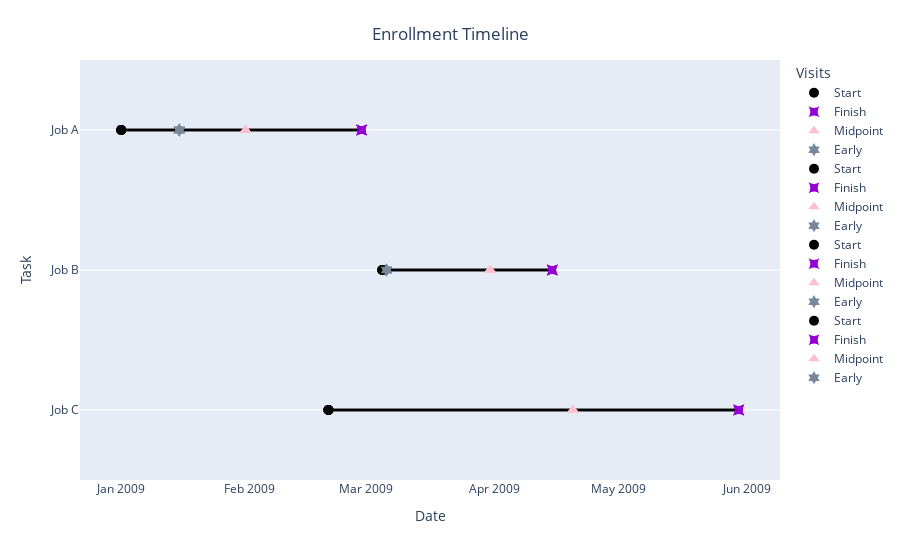

This figure's notebook cell:
### Code cell
# list tasks from top --> bottom
# show y grid lines
fig.update_yaxes(
    autorange="reversed",
    showgrid=True
)

# hide x grid line
fig.update_xaxes(
    showgrid=False
)

# add title, axis titles, legend title
fig.update_layout(
    title={
        'text': 'Enrollment Timeline',
        'x': 0.5,
        'y': 0.95,
        'xanchor': 'center',
        'yanchor': 'top'
      },
    xaxis_title={
        'text': 'Date',
#         'font': '',
#         'standoff': ''
            },
    yaxis_title={
        'text': 'Task',
#         'font': '',
#         'standoff': ''  
            },
    legend={
        'title': {
            'text':'Visits'
        }
    },
#     legend_title="Visits",
    showlegend=True
)

# fig.update_layout(hovermode='x unified')

fig.show()

### Figure 1 — Plotly figure (JSON) as saved in the notebook; plotly's stock layout.template omitted (floating-point values rounded to 4 significant figures)
{"data": [{"alignmentgroup": "True", "base": ["2009-01-01T00:00:00", "2009-03-05T00:00:00", "2009-02-20T00:00:00"], "customdata": [[58], [41], [99]], "hovertemplate": "Duration: %{text} days", "legendgroup": "", "marker": {"color": "black"}, "name": "", "offsetgroup": "", "orientation": "h", "showlegend": false, "text": [58, 41, 99], "textposition": "auto", "type": "bar", "width": 0.025, "x": [5011200000, 3542400000, 8553600000], "xaxis": "x", "y": ["Job A", "Job B", "Job C"], "yaxis": "y"}, {"hovertemplate": "%{text}: %{x}<extra></extra>", "marker": {"color": "black", "size": 10, "symbol": "circle"}, "mode": "markers", "name": "Start", "text": ["Start"], "type": "scatter", "x": ["2009-01-01T00:00:00", "2009-03-05T00:00:00", "2009-02-20T00:00:00"], "y": ["Job A", "Job B", "Job C"]}, {"hovertemplate": "%{text}: %{x}<extra></extra>", "marker": {"color": "darkviolet", "size": 10, "symbol": "star-square"}, "mode": "markers", "name": "Finish", "text": ["Finish"], "type": "scatter", "x": ["2009-02-28T00:00:00", "2009-04-15T00:00:00", "2009-05-30T00:00:00"], "y": ["Job A", "Job B", "Job C"]}, {"hovertemplate": "%{text}: %{x}<extra></extra>", "marker": {"color": "pink", "size": 10, "symbol": "triangle-up"}, "mode": "markers", "name": "Midpoint", "text": ["Midpoint"], "type": "scatter", "x": ["2009-01-31T00:00:00", "2009-03-31T00:00:00", "2009-04-20T00:00:00"], "y": ["Job A", "Job B", "Job C"]}, {"hovertemplate": "%{text}: %{x}<extra></extra>", "marker": {"color": "lightslategrey", "size": 10, "symbol": "hexagram"}, "mode": "markers", "name": "Early", "text": ["Early"], "type": "scatter", "x": ["2009-01-15T00:00:00", "2009-03-06T00:00:00", null], "y": ["Job A", "Job B", "Job C"]}, {"hovertemplate": "%Start: %<extra></extra>", "marker": {"color": "black", "size": 10, "symbol": "circle"}, "mode": "markers", "name": "Start", "type": "scatter", "x": ["2009-01-01T00:00:00", "2009-03-05T00:00:00", "2009-02-20T00:00:00"], "y": ["Job A", "Job B", "Job C"]}, {"hovertemplate": "%Finish: %<extra></extra>", "marker": {"color": "darkviolet", "size": 10, "symbol": "star-square"}, "mode": "markers", "name": "Finish", "type": "scatter", "x": ["2009-02-28T00:00:00", "2009-04-15T00:00:00", "2009-05-30T00:00:00"], "y": ["Job A", "Job B", "Job C"]}, {"hovertemplate": "%Midpoint: %<extra></extra>", "marker": {"color": "pink", "size": 10, "symbol": "triangle-up"}, "mode": "markers", "name": "Midpoint", "type": "scatter", "x": ["2009-01-31T00:00:00", "2009-03-31T00:00:00", "2009-04-20T00:00:00"], "y": ["Job A", "Job B", "Job C"]}, {"hovertemplate": "%Early: %<extra></extra>", "marker": {"color": "lightslategrey", "size": 10, "symbol": "hexagram"}, "mode": "markers", "name": "Early", "type": "scatter", "x": ["2009-01-15T00:00:00", "2009-03-06T00:00:00", null], "y": ["Job A", "Job B", "Job C"]}, {"hovertemplate": "%Start: %{x}<extra></extra>", "marker": {"color": "black", "size": 10, "symbol": "circle"}, "mode": "markers", "name": "Start", "type": "scatter", "x": ["2009-01-01T00:00:00", "2009-03-05T00:00:00", "2009-02-20T00:00:00"], "y": ["Job A", "Job B", "Job C"]}, {"hovertemplate": "%Finish: %{x}<extra></extra>", "marker": {"color": "darkviolet", "size": 10, "symbol": "star-square"}, "mode": "markers", "name": "Finish", "type": "scatter", "x": ["2009-02-28T00:00:00", "2009-04-15T00:00:00", "2009-05-30T00:00:00"], "y": ["Job A", "Job B", "Job C"]}, {"hovertemplate": "%Midpoint: %{x}<extra></extra>", "marker": {"color": "pink", "size": 10, "symbol": "triangle-up"}, "mode": "markers", "name": "Midpoint", "type": "scatter", "x": ["2009-01-31T00:00:00", "2009-03-31T00:00:00", "2009-04-20T00:00:00"], "y": ["Job A", "Job B", "Job C"]}, {"hovertemplate": "%Early: %{x}<extra></extra>", "marker": {"color": "lightslategrey", "size": 10, "symbol": "hexagram"}, "mode": "markers", "name": "Early", "type": "scatter", "x": ["2009-01-15T00:00:00", "2009-03-06T00:00:00", null], "y": ["Job A", "Job B", "Job C"]}, {"hovertemplate": "Start: %{x}<extra></extra>", "marker": {"color": "black", "size": 10, "symbol": "circle"}, "mode": "markers", "name": "Start", "type": "scatter", "x": ["2009-01-01T00:00:00", "2009-03-05T00:00:00", "2009-02-20T00:00:00"], "y": ["Job A", "Job B", "Job C"]}, {"hovertemplate": "Finish: %{x}<extra></extra>", "marker": {"color": "darkviolet", "size": 10, "symbol": "star-square"}, "mode": "markers", "name": "Finish", "type": "scatter", "x": ["2009-02-28T00:00:00", "2009-04-15T00:00:00", "2009-05-30T00:00:00"], "y": ["Job A", "Job B", "Job C"]}, {"hovertemplate": "Midpoint: %{x}<extra></extra>", "marker": {"color": "pink", "size": 10, "symbol": "triangle-up"}, "mode": "markers", "name": "Midpoint", "type": "scatter", "x": ["2009-01-31T00:00:00", "2009-03-31T00:00:00", "2009-04-20T00:00:00"], "y": ["Job A", "Job B", "Job C"]}, {"hovertemplate": "Early: %{x}<extra></extra>", "marker": {"color": "lightslategrey", "size": 10, "symbol": "hexagram"}, "mode": "markers", "name": "Early", "type": "scatter", "x": ["2009-01-15T00:00:00", "2009-03-06T00:00:00", null], "y": ["Job A", "Job B", "Job C"]}], "layout": {"barmode": "overlay", "legend": {"title": {"text": "Visits"}, "tracegroupgap": 0}, "margin": {"t": 60}, "showlegend": true, "title": {"text": "Enrollment Timeline", "x": 0.5, "xanchor": "center", "y": 0.95, "yanchor": "top"}, "xaxis": {"anchor": "y", "domain": [0, 1], "showgrid": false, "title": {"text": "Date"}, "type": "date"}, "yaxis": {"anchor": "x", "autorange": "reversed", "domain": [0, 1], "showgrid": true, "title": {"text": "Task"}}}}
